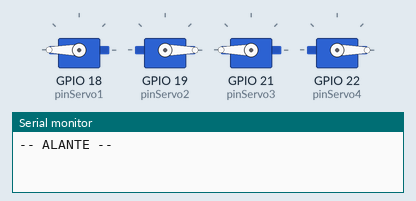
Bench run of a sketch on a simulated ESP32. On the bench: 4 × servo, the last lines printed to the serial monitor.

Above: at 0.05 s.
At 1.25 s:
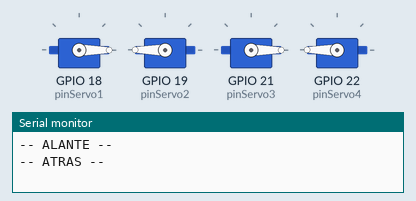
At 2.5 s:
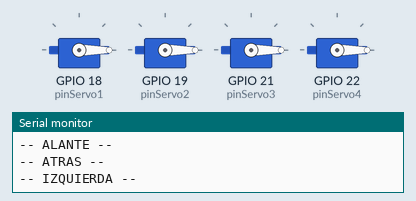
At 3.75 s:
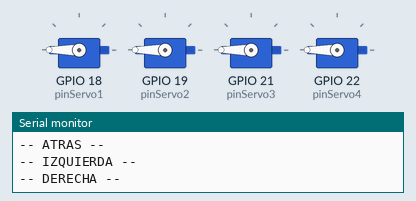
At 5.0 s:
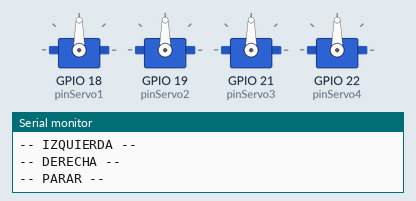
Timing chart, 0 to 6.5 s (numbered marks = the images above):
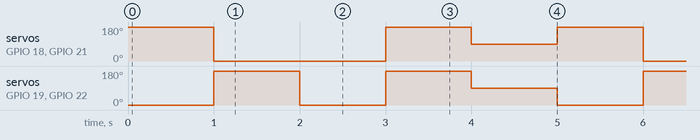

The sketch:

test4servos.ino
```cpp
#include <ESP32Servo.h>

int pinServo2 = 19; // derecha delante
int pinServo4 = 22; // derecha atras
int pinServo1 = 18; // izquierda delante
int pinServo3 = 21; // izquierda atras

Servo servo1;
Servo servo2;
Servo servo3;
Servo servo4;

const int DELAY = 1000;

void setup() {
  servo1.attach(pinServo1);
  servo2.attach(pinServo2);
  servo3.attach(pinServo3);
  servo4.attach(pinServo4);
}

void loop() {
  alante(); delay(DELAY);
  atras();  delay(DELAY);
  izq();    delay(DELAY);
  der();    delay(DELAY);
  parar();  delay(DELAY);
}

void alante() {
  Serial.println("-- ALANTE --");
  int pos1 = 180;
  int pos2 = 0;
  servo1.write(pos1);
  servo2.write(pos2);
  servo3.write(pos1);
  servo4.write(pos2);
}

void atras() {
  Serial.println("-- ATRAS --");
  int pos1 = 0;
  int pos2 = 180;
  servo1.write(pos1);
  servo2.write(pos2);
  servo3.write(pos1);
  servo4.write(pos2);
}

void izq() {
  Serial.println("-- IZQUIERDA --");
  int pos1 = 0;
  int pos2 = 180;
  servo1.write(pos1);
  servo2.write(pos1);
  servo3.write(pos1);
  servo4.write(pos1);
}

void der() {
  Serial.println("-- DERECHA --");
  int pos1 = 0;
  int pos2 = 180;
  servo1.write(pos2);
  servo2.write(pos2);
  servo3.write(pos2);
  servo4.write(pos2);
}

void parar() {
  Serial.println("-- PARAR --");
  int posNeutral = 90;
  servo1.write(posNeutral);
  servo2.write(posNeutral);
  servo3.write(posNeutral);
  servo4.write(posNeutral);
}
```

Measured:
- by itself, servo on GPIO 18 (pinServo1), servo on GPIO 21 (pinServo3): repeats every 5.0 s: 180° 1.0 s, 90° 1.0 s, 180° 1.0 s, 0° 2.0 s
- by itself, servo on GPIO 19 (pinServo2), servo on GPIO 22 (pinServo4): repeats every 5.0 s: 0° 1.0 s, 180° 1.0 s, 90° 1.0 s, 0° 1.0 s, 180° 1.0 s
